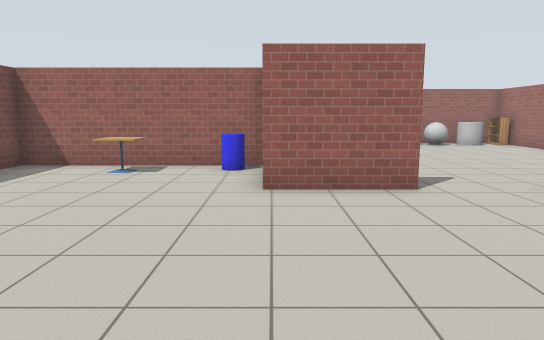
view 1 (above)

16 first-person views from a walk through a Gazebo world. The camera is 1.3 m above the floor, tilts 8° down and sees 70° across. The floor is counted in squares, 1 m on a side. Each view is taken from the middle of a square. On the plan, view 1 faces up. The plan holds only what a view shows up to about 16 squares ahead; the rest is blank. Gazebo's built-in surfaces are drawn with simple patterns.

view 2
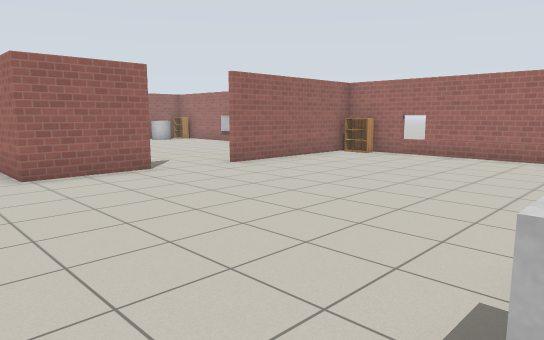

view 3
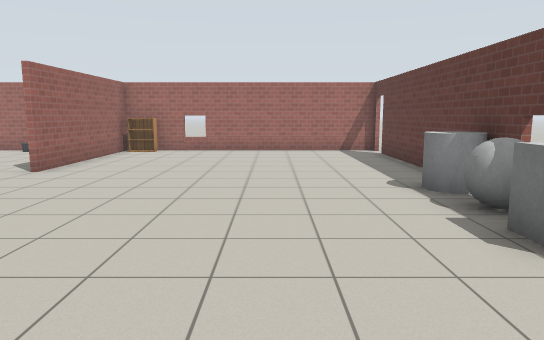

view 4
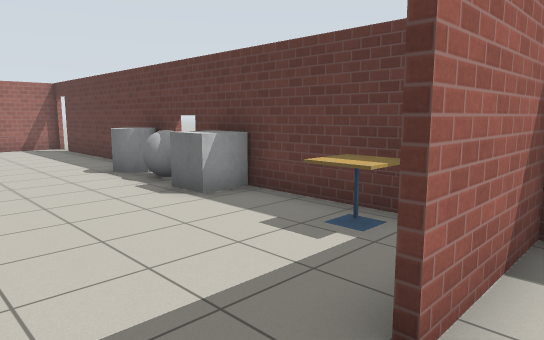

view 5
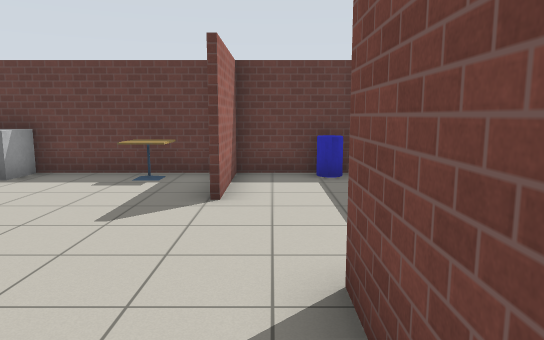

view 6
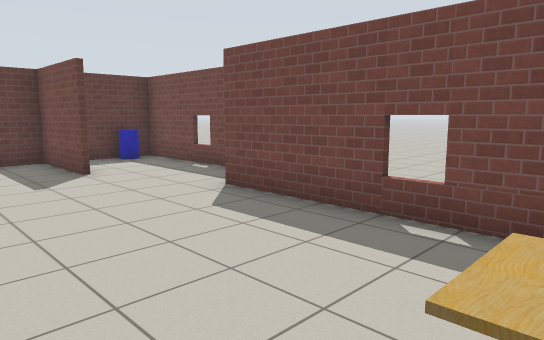

view 7
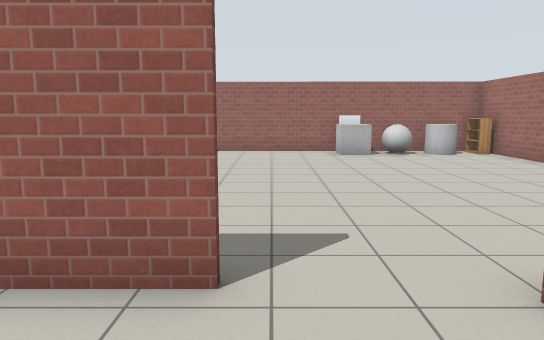

view 8
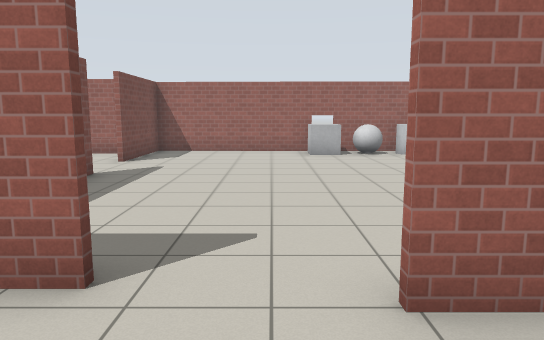

view 9
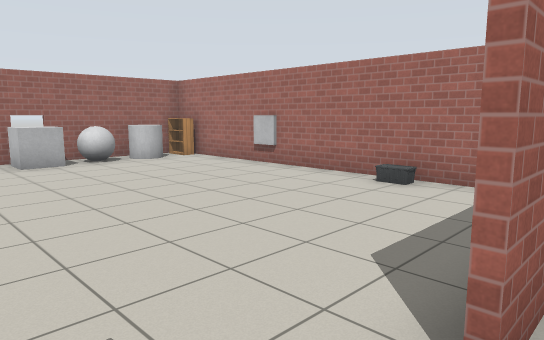

view 10
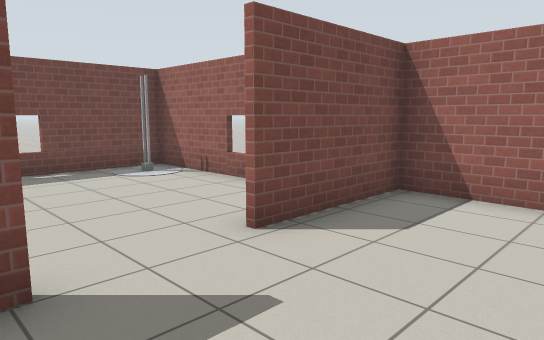

view 11
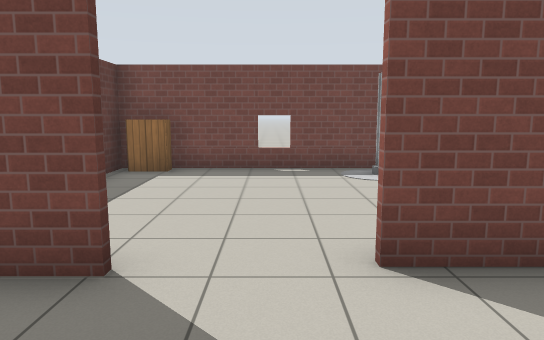

view 12
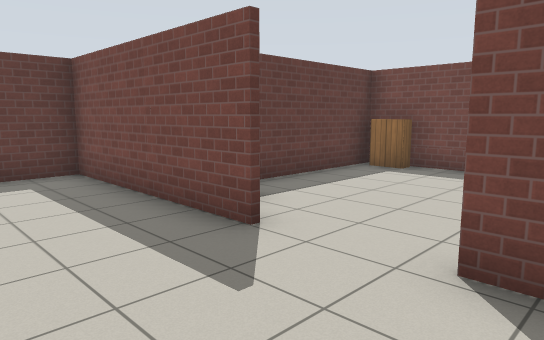

view 13
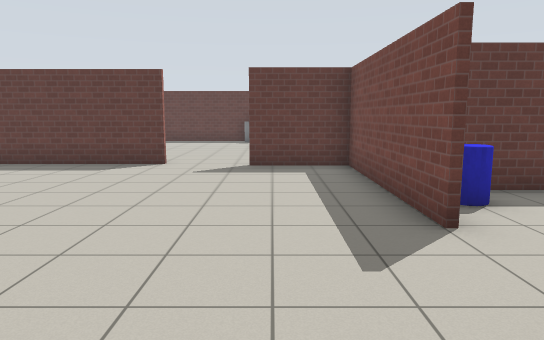

view 14
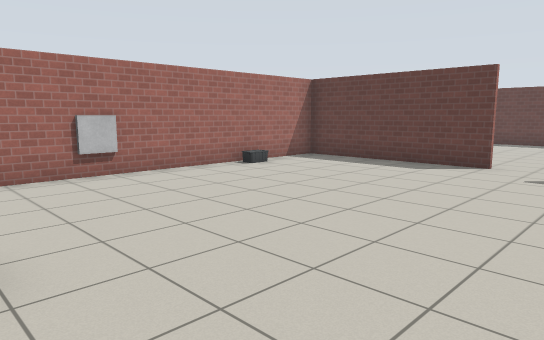

view 15
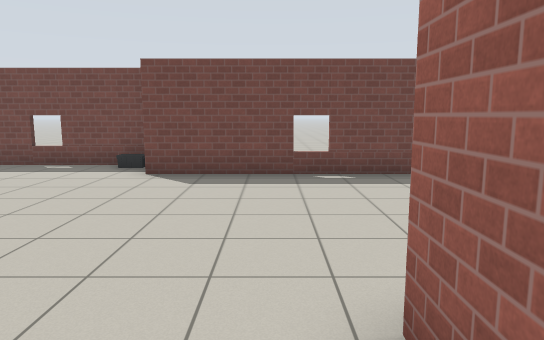

view 16
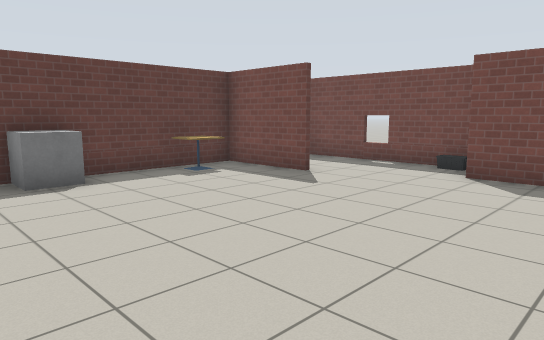

### Floor plan
Points are (right, up) in squares from view 1. A wall is a line through its corners. A room is listed if a view was taken in it or the views show most of it. See-through windows are left out.
Room 1 (views 1, 2, 3, 4, 5, 6, 7, 8, 9, 15, 16)
walls: (2.6, 6.8) (-0.2, 6.8) (-0.2, 8.7); (-5, 0.1) (-5, -2.9); (-0.1, 10.1) (-6.6, 10.1) (-6.6, 3.1); (-5.2, -2.9) (-5.2, 0.1); (-8.2, 2.8) (-8.2, -2.8) (9.4, -2.8); (10.6, 6.4) (4.9, 6.4); (10.1, -2.8) (10.5, -2.8) (10.5, 7)
ways out: opening at (3.5, 7) to room 2; open door at (9.5, -3)
objects: other object (-8, 2); other object (-7, -2); cafe table (-4, -2) to (-3, -2); cafe table (-4, 9) to (-3, 9); other object (-1, 9); other object (0, -2) to (3, -2); bookshelf (10, 5) to (10, 6)
Room 2 (views 10, 11, 12, 13, 14)
walls: (0, 12.8) (0, 6.9) (2.6, 6.9); (4.9, 6.6) (10.6, 6.6); (10.5, 7) (10.5, 18.2) (-0.2, 18.4) (-0.2, 14.9)
ways out: opening at (3.5, 7) to room 1; opening at (0, 13.5) to room 3
objects: other object (6, 17) to (7, 17); other object (9, 17); other object (10, 10); bookshelf (10, 17) to (10, 18); window (11, 14)
Room 3 (no view inside)
walls: (-1.4, 17.3) (-6.6, 17.3) (-6.6, 10.1); (-6.6, 10.3) (-1.2, 10.3)
ways out: opening at (0, 13.5) to room 2
objects: bookshelf (-6, 11); other object (-6, 16) to (-5, 16); other object (-1, 11)

Positions as (right, up) in squares from view 1, and headings:
1: (0, 0), facing up
2: (-2, -2), facing up-right
3: (-4, 1), facing right
4: (-6, 2), facing down-right
5: (-6, 6), facing down
6: (-2, 9), facing down-left
7: (3, 4), facing up
8: (4, 4), facing up
9: (3, 6), facing up-right
10: (3, 12), facing up-left
11: (3, 14), facing left
12: (3, 16), facing down-left
13: (2, 17), facing down
14: (2, 17), facing down-right
15: (2, 6), facing left
16: (2, 6), facing down-left
